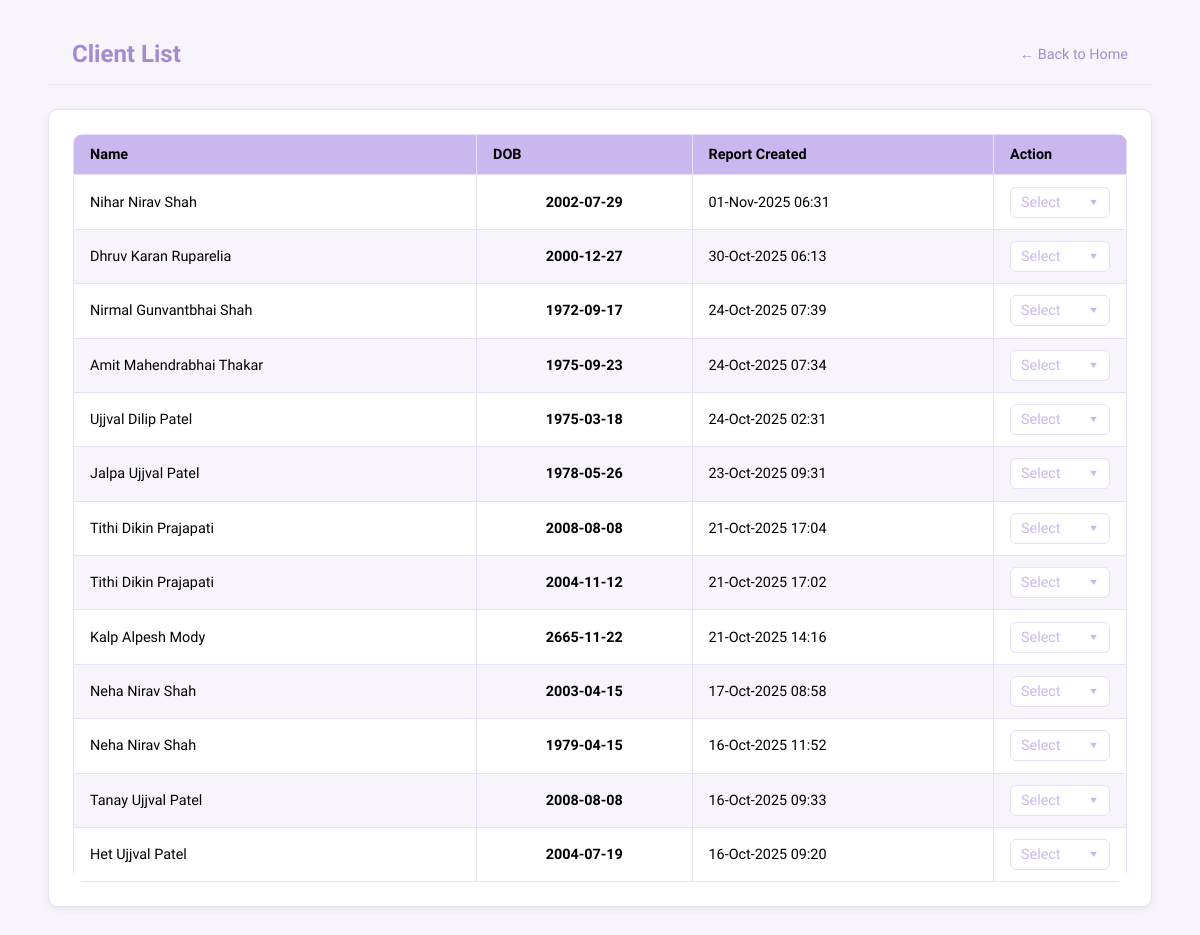
The app's page /clients/ (signed in), older data.
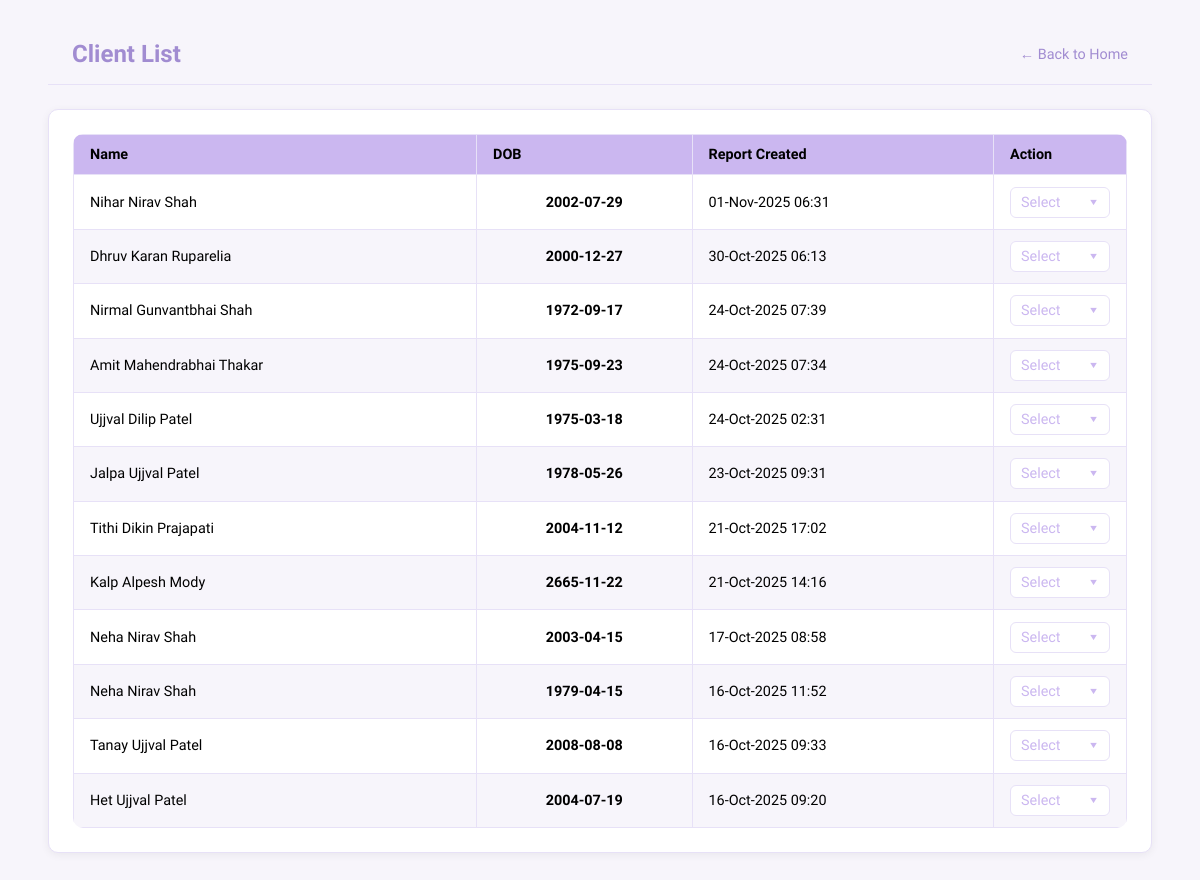
The same page, newer data.
### numerology_app/models.py (models this page shows)
class Client(db.Model):
    __tablename__ = "clients"
    id = db.Column(db.Integer, primary_key=True)
    first_name = db.Column(db.String(100), nullable=False)
    middle_name = db.Column(db.String(100))
    last_name = db.Column(db.String(100))
    dob = db.Column(db.String(20), nullable=False)
    results = db.Column(db.JSON)  # Store computed numerology results
    created_at = db.Column(db.DateTime, default=datetime.utcnow)
    @property
    def full_name(self):
        parts = [self.first_name, self.middle_name, self.last_name]
        return " ".join([p for p in parts if p])

### numerology_app/routes/clients.py (the view)
@clients_bp.route("/")
def clients_list():
    clients = Client.query.order_by(Client.created_at.desc()).all()
    return render_template("clients/list.html", clients=clients)

### numerology_app/routes/clients.py (called while the page is built)
@clients_bp.before_request
def require_login():
    if "user" not in session:
        flash("You must be logged in to view this page.", "error")
        return redirect(url_for("auth.login"))

### numerology_app/templates/clients/list.html (shortened to what this page needs)
{% extends "base.html" %}
{% block content %}
<header class="page-header">
  <h1 class="page-title">Client List</h1>
  <a href="/home" class="home-link">← Back to Home</a>
</header>
<div class="clients-container">
  <div class="dashboard-card">
    <table class="primary-table client-table">
      <thead>
        <tr>
          <th>Name</th>
          <th>DOB</th>
          <th>Report Created</th>
          <th style="width: 100px;">Action</th>
        </tr>
      </thead>
      <tbody>
        {% for c in clients %}
        <tr class="client-row" data-id="{{ c.id }}" data-fname="{{ c.first_name }}" data-mname="{{ c.middle_name or '' }}" data-lname="{{ c.last_name or '' }}" data-dob="{{ c.dob }}">
          <td>{{ c.full_name }}</td>
          <td>{{ c.dob }}</td>
          <td>
            {% if c.created_at %}
              {{ c.created_at.strftime('%d-%b-%Y %H:%M') }}
            {% else %}
              —
            {% endif %}
          </td>
          <td>
            <div class="actions-menu">
              <button class="actions-btn" aria-haspopup="true">
                Select <span class="arrow-down">▼</span>
              </button>
            </div>
          </td>
        </tr>
        {% else %}
        <tr><td colspan="4" style="text-align:center;">No clients found</td></tr>
        {% endfor %}
      </tbody>
    </table>
  </div>
</div>
{% endblock %}

Row changes from the older to the newer data that the page shows:
removed Client: full_name "Tithi Dikin Prajapati", dob "2008-08-08", created_at "21-Oct-2025 17:04"
